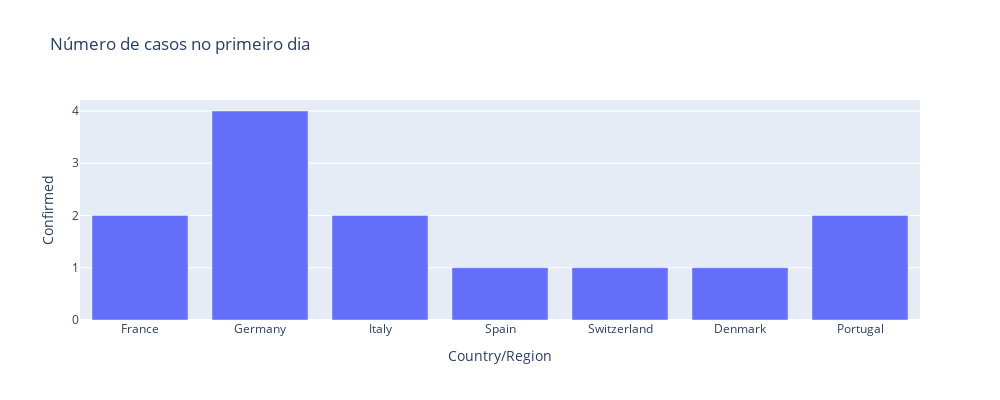

Source (notebook cell):
### Code cell
fig = px.bar(temp.loc[temp['dia']==1] , x="Country/Region", y="Confirmed", height=400,width=1000,
             title='Número de casos no primeiro dia')
fig.show()

### Figure 1 — Plotly figure (JSON) as saved in the notebook; plotly's stock layout.template omitted (floating-point values rounded to 4 significant figures)
{"data": [{"alignmentgroup": "True", "hoverlabel": {"namelength": 0}, "hovertemplate": "Country/Region=%{x}<br>Confirmed=%{y}", "legendgroup": "", "marker": {"color": "#636efa"}, "name": "", "offsetgroup": "", "orientation": "v", "showlegend": false, "textposition": "auto", "type": "bar", "x": ["France", "Germany", "Italy", "Spain", "Switzerland", "Denmark", "Portugal"], "xaxis": "x", "y": [2, 4, 2, 1, 1, 1, 2], "yaxis": "y"}], "layout": {"barmode": "relative", "height": 400, "legend": {"tracegroupgap": 0}, "title": {"text": "Número de casos no primeiro dia"}, "width": 1000, "xaxis": {"anchor": "y", "autorange": true, "domain": [0, 1], "range": [-0.5, 6.5], "title": {"text": "Country/Region"}, "type": "category"}, "yaxis": {"anchor": "x", "autorange": true, "domain": [0, 1], "range": [0, 4.211], "title": {"text": "Confirmed"}, "type": "linear"}}}
